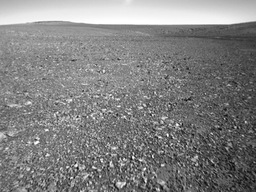
#> input picture source/bw-rectified-left-022148small.png, 256 x 192 px, shrunk from 640 x 480 before the run
$ python Exo2_3.py
#> lines starting #> are read from the running program, lines starting #| are printed output that depends on the picture
from math import ceil
import time
from random import uniform, sample

import cv2
import numpy as np
from scipy.spatial import distance
import matplotlib.pyplot as plt
from matplotlib.patches import ConnectionPatch


def detection_coin_FAST(image, centre, seuil):
    """
        où les arguments en entrée sont :
        — image une image (en noir et blanc) ;
        — centre un vecteur donnant la coordonnée x-y pour laquelle
        tester la présence d’un coin dans l’ image ;
        — seuil le seuil t, tel que spécifié dans les équations de
        l’acétate 149 de 03-VisionII.pdf ;

        Retourne:
        — is_fast_corner indique la présence (1) ou l’absence (0) d’un coin ;
        — intensite_coin donne l’intensité du coin représenté par la somme V ,
        telle que spécifiée à l’acétate 150 ;
    """
    is_fast_corner = False
    intensite_coin = 0

    # Tous les points sur l'arc de cercle
    points = [
        (centre[0], centre[1]-3),
        (centre[0]+1, centre[1]-3),
        (centre[0]+2, centre[1]-2),
        (centre[0]+3, centre[1]-1),
        (centre[0]+3, centre[1]),
        (centre[0]+3, centre[1]+1),
        (centre[0]+2, centre[1]+2),
        (centre[0]+1, centre[1]+3),
        (centre[0], centre[1]+3),
        (centre[0]-1, centre[1]+3),
        (centre[0]-2, centre[1]+2),
        (centre[0]-3, centre[1]+1),
        (centre[0]-3, centre[1]),
        (centre[0]-3, centre[1]-1),
        (centre[0]-2, centre[1]-2),
        (centre[0]-1, centre[1]-3),
    ]

    Ip = int(image[centre])

    # Déterminer intensite_coin:
    for x in points:
        Ix = int(image[x])
        intensite_coin += abs(Ix - Ip)


    # Déterminer is_fast_corner:
    count = 0

    ## condition pour 1 et 9
    Ix = int(image[points[0]])
    if abs(Ix - Ip) > seuil:
        count += 1

    Ix = int(image[points[8]])
    if abs(Ix - Ip) > seuil:
        count += 1

    if count < 2:
        return is_fast_corner, intensite_coin

    ## condition pour 5 et 13
    Ix = int(image[points[4]])
    if abs(Ix - Ip) > seuil:
        count += 1

    Ix = int(image[points[12]])
    if abs(Ix - Ip) > seuil:
        count += 1

    if count < 3:
        return is_fast_corner, intensite_coin

    ## condition pour le reste des points:
    for index, x in enumerate(points):
        if index not in [0, 4, 8, 12]:
            Ix = int(image[points[12]])
            if abs(Ix - Ip) > seuil:
                count += 1
    is_fast_corner = (count >= 12)
    return is_fast_corner, intensite_coin


def ExtractBRIEF(ImagePatch, BriefDescriptorConfig):
    """
        où les arguments d'entrées sont:
        — ImagePatch est une patch d'une image noir et blanc de SxS pixels;
        — BriefDescriptorConfig est une structure de données

        Retourne un descripteur sous forme de liste de booléen (True ou False)
    """
    descriptor = []
    for x, y in BriefDescriptorConfig:
        descriptor.append(ImagePatch[x] < ImagePatch[y])

    return descriptor


def detect_and_extract(img):
    r = 8 # Retirer les pixels qui ne nous intéresse pas

    corners = []

    imgray = cv2.cvtColor(img, cv2.COLOR_RGB2GRAY)
    imgray = cv2.GaussianBlur(imgray, (9,9), cv2.BORDER_DEFAULT)

    # Extraction des coins
    for i in range(r, imgray.shape[0]-r):
        for j in range(r, imgray.shape[1]-r):
            is_corner, intensite_coin = detection_coin_FAST(imgray, (i, j), 10)
            if is_corner:
                corners.append({ "point":(i, j), "intensite_coin": intensite_coin })


    print("Nombre de coins: %d, pourcentage: %.2f" % (len(corners), len(corners)*100 / (imgray.size - 4*r)))

    # counts, bins = np.histogram([corner["intensite_coin"] for corner in corners])
    # plt.hist(bins[:-1], bins, weights=counts)
    # plt.show()

    # Suppression des non-maxima locaux
    index = 1
    while index < len(corners):
        if distance.euclidean(corners[index-1]["point"], corners[index]["point"]) <= 4:
            if corners[index]["intensite_coin"] > corners[index-1]["intensite_coin"]:
                del(corners[index-1])
            else:
                del(corners[index])
            continue
        index += 1

    print("Nombre de coins: %d, pourcentage: %.2f" % (len(corners), len(corners)*100 / (imgray.size - 4*r)))

    # Sélection des coins les plus forts
    corners.sort(key=(lambda corner: corner["intensite_coin"]))
    corners = corners[:ceil(len(corners)/10)]

    # Extraction des descripteurs
    for index, corner in enumerate(corners):
        point = corner["point"]
        ImagePatch = imgray[point[0]-S//2:point[0]+S//2, point[1]-S//2:point[1]+S//2]
        corners[index]["BRIEF_descriptor"] = ExtractBRIEF(ImagePatch, BriefDescriptorConfig)

    return corners


# [60 lines left out: functions brute_force_match, mutually_best_match, not called in this run]


def lowe_match(left_corners, right_corners):
    matches = []
    for cornerL in left_corners:
        l = []
        for cornerR in right_corners:
            l.append({
                "point1": cornerL["point"],
                "point2": cornerR["point"],
                "dist": distance.hamming(
                    cornerL["BRIEF_descriptor"],
                    cornerR["BRIEF_descriptor"]
                )
            })

        l.sort(key=(lambda corner: corner["dist"]))
        if l[1]["dist"] != 0 and (l[0]["dist"] / l[1]["dist"]) < 0.6:
            matches.append(l[0])

    return matches


def plot_img_with_corners(img, corners, ax, title):
    ax.imshow(img, cmap="gray")
    for corner in corners:
        point = corner["point"]
        ax.scatter(point[1], point[0], facecolors='none', edgecolors='r', s=16)
    ax.title.set_text(title)
    ax.axes.xaxis.set_visible(False)
    ax.axes.yaxis.set_visible(False)


def plot_matches(matches, fig, ax1, ax2):
    for match in matches:
        point1, point2 = match["point1"], match["point2"]
        con = ConnectionPatch(xyA=[point1[1], point1[0]], xyB=[point2[1], point2[0]], coordsA="data", coordsB="data", axesA=ax1, axesB=ax2, color="green")
        fig.add_artist(con)


if __name__ == "__main__":
    imgL = cv2.imread('./source/bw-rectified-left-022148small.png')
#> imgL is the input picture: shape (192, 256, 3); min 2, max 255, mean 129.5
    imgR = cv2.imread('./source/bw-rectified-right-022148small.png')
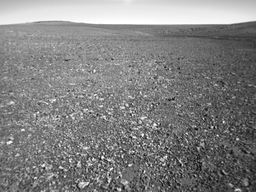
#> input picture source/bw-rectified-right-022148small.png, 256 x 192 px, shrunk from 640 x 480 before the run
#> imgR is the input picture: shape (192, 256, 3); min 4, max 255, mean 129.5

    S = 15
    numberOfBits = 200
    BriefDescriptorConfig = []

    wRand = lambda n: ceil(uniform(-n/2, n/2))

    while(len(BriefDescriptorConfig) < (numberOfBits/8)):
        x = wRand(S), wRand(S)
        y = wRand(S), wRand(S)
        BriefDescriptorConfig.append((x, y))

    left_corners = detect_and_extract(imgL)
#> in detect_and_extract, `imgray = cv2.GaussianBlur(imgray, (9,9), cv2.BORDER_DEFAULT)`:
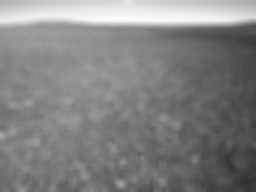
#> imgray: shape (192, 256); min 50, max 251, mean 129.6
#> the loop in detect_and_extract, `for i in range(r, imgray.shape[0]-r):` made 176 passes
#| Nombre de coins: 19, pourcentage: 0.04
#> the loop in detect_and_extract, `while index < len(corners):` made 18 passes
#| Nombre de coins: 7, pourcentage: 0.01
#> the loop in detect_and_extract, `for index, corner in enumerate(corners):` made 1 pass
#> corner on pass 1: {'point': (171, 79), 'intensite_coin': 145}
    right_corners = detect_and_extract(imgR)
#> in detect_and_extract (call 2), `imgray = cv2.GaussianBlur(imgray, (9,9), cv2.BORDER_DEFAULT)`:
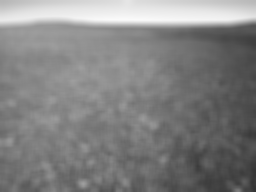
#> imgray: shape (192, 256); min 52, max 250, mean 129.5
#| Nombre de coins: 23, pourcentage: 0.05
#> the loop in detect_and_extract (call 2), `while index < len(corners):` made 22 passes
#| Nombre de coins: 13, pourcentage: 0.03
#> the loop in detect_and_extract (call 2), `for index, corner in enumerate(corners):` made 2 passes
#> corner on passes 1 to 2: {'point': (171, 45), 'intensite_coin': 145}, {'point': (164, 50), 'intensite_coin': 157}

    fig, ax = plt.subplots(1, 2, constrained_layout=True)

    plot_img_with_corners(imgL, left_corners, ax[0], "Left")
#> the loop in plot_img_with_corners, `for corner in corners:` made 1 pass
    plot_img_with_corners(imgR, right_corners, ax[1], "Right")
#> the loop in plot_img_with_corners (call 2), `for corner in corners:` made 2 passes

    # Appariement images gauche et droite brute force:
    # matches = brute_force_match(left_corners, right_corners)

    # Mutually-best Match
    # matches = mutually_best_match(left_corners, right_corners)

    # Test de Lowe
    matches = lowe_match(left_corners, right_corners)
#> the loop in lowe_match, `for cornerL in left_corners:` made 1 pass

    if (len(matches) > 100):
        matches = sample(matches, 100)

    plot_matches(matches[:20], fig, ax[0], ax[1])

    plt.show()
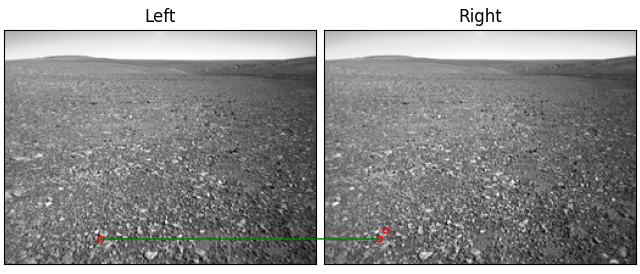
#> figure drawn by matplotlib, 2 panels
